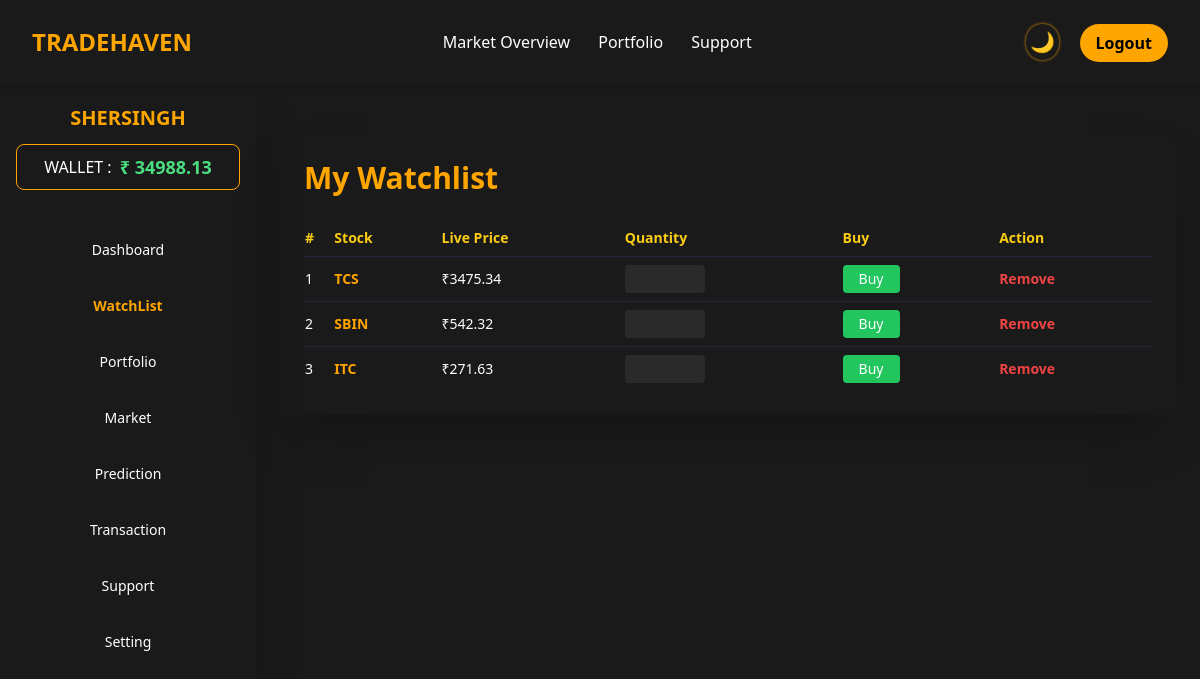
The app's page /watchlist (signed in) with its own data.
### tables this page shows
CREATE TABLE users (
        id INTEGER PRIMARY KEY AUTOINCREMENT,
        name TEXT NOT NULL,
        email TEXT UNIQUE NOT NULL,
        password TEXT NOT NULL,
        balance REAL DEFAULT 100000
    , is_admin INTEGER DEFAULT 0, reset_code TEXT);

CREATE TABLE watchlist (
        id INTEGER PRIMARY KEY AUTOINCREMENT,
        user_id INTEGER,
        stock_symbol TEXT,
        FOREIGN KEY (user_id) REFERENCES users(id)
    );

### app.py (the view)
@app.route('/watchlist')
def watchlist():
    if 'user_id' not in session:
        return redirect('/login')
    db = get_db()
    watch = db.execute('SELECT stock_symbol FROM watchlist WHERE user_id = ?', (session['user_id'],)).fetchall()
    symbols = [row['stock_symbol'] for row in watch]
    prices = {s: round(stocks[s] * random.uniform(0.98, 1.02), 2) for s in symbols if s in stocks}
    user = db.execute('SELECT * FROM users WHERE id = ?', (session['user_id'],)).fetchone()
    return render_template('watchlist.html', watchlist=symbols, prices=prices, user=user)

### app.py (called while the page is built)
def get_db():
    conn = sqlite3.connect('database.db')
    conn.row_factory = sqlite3.Row
    return conn

### templates/watchlist.html (shortened to what this page needs)
{% extends 'base.html' %}
{% block content %}
<div class="pt-24 flex min-h-screen overflow-hidden">
  <aside
    class="w-64 h-[calc(100vh-5rem)] overflow-y-auto shadow-2xl flex flex-col justify-between py-6 px-4 fixed top-20 left-0">
    <div>
      <div class="text-center mb-6">
        <div class="text-[#FFA500] font-bold text-xl uppercase">{{ user.name }}</div>
        <div class="mt-3 mb-2 rounded-lg border border-[#FFA500] py-2 px-4 flex items-center justify-center">
          <h6>WALLET : </h6>
          <span class="text-lg font-semibold text-green-400 ps-2"> ₹ {{ '%.2f' | format(user.balance) }}</span>
        </div>
      </div>
      <nav class="space-y-9 text-sm">
        <a href="/dashboard" class="block hover:text-[#FFA500] mt-[50px] text-center">Dashboard</a>
        <a href="/watchlist" class="block text-[#FFA500] font-bold text-center">WatchList</a>
        <a href="/portfolio" class="block hover:text-[#FFA500] text-center">Portfolio</a>
        <a href="/market" class="block hover:text-[#FFA500] text-center">Market</a>
        <a href="/prediction" class="block hover:text-[#FFA500] text-center">Prediction</a>
        <a href="/transactions" class="block hover:text-[#FFA500] text-center">Transaction</a>
        <a href="/support" class="block hover:text-[#FFA500] text-center">Support</a>
        <a href="/settings" class="block hover:text-[#FFA500] text-center">Setting</a>
      </nav>
    </div>
  </aside>
  <main
    class="flex-1 ml-64 mt-[-80px] p-6 space-y-6 h-[calc(100%-6rem)] scrollbar-thin scrollbar-thumb-gray-700 scrollbar-track-gray-900">
    <div class="shadow-2xl p-6 rounded-lg shadow">
      <h1 class="text-3xl font-bold text-[#FFA500] mb-6">My Watchlist</h1>
      <div class="overflow-x-auto">
        <table class="w-full text-sm text-left border-collapse">
          <thead class="text-yellow-400 border-b border-gray-700">
            <tr>
              <th class="py-2">#</th>
              <th>Stock</th>
              <th>Live Price</th>
              <th>Quantity</th>
              <th>Buy</th>
              <th>Action</th>
            </tr>
          </thead>
          <tbody>
            {% for symbol in watchlist %}
            <tr class="border-t border-gray-800 ">
              <td class="py-3">{{ loop.index }}</td>
              <td class="text-[#FFA500] font-semibold">{{ symbol }}</td>
              <td>₹{{ '%.2f' | format(prices[symbol]) }}</td>
              <td>
                <form action="/buy/{{ symbol }}" method="POST" class="flex items-center gap-2">
                  <input
                    type="number"
                    name="quantity"
                    min="1"
                    required
                    class="w-20 px-2 py-1 rounded bg-[#2a2a2a] text-white"
                    oninput="this.value = this.value.replace(/[^0-9]/g, '')"
                    onkeydown="return event.keyCode !== 69 && event.keyCode !== 189 && event.keyCode !== 190;"
                    onblur="if (this.value === '' || this.value < 1) this.value = 1;"
                  >
              </td>
              <td>
                <button type="submit" class="bg-green-500 hover:bg-green-600 text-sm px-4 py-1 rounded">Buy</button>
              </td>
              <td>
                <a href="/remove_watchlist/{{ symbol }}" class="text-red-500 hover:text-red-600 font-semibold">Remove</a>
              </td>
            </tr>
            {% else %}
            <tr>
              <td colspan="6" class="py-4 text-center text-gray-400">Your watchlist is empty.</td>
            </tr>
            {% endfor %}
          </tbody>
        </table>
      </div>
    </div>
  </main>
</div>
{% endblock %}

### templates/base.html (style rules this page uses)
:root[data-theme='dark'] { --bg-main: #111; --bg-secondary: #1a1a1a; --text-main: #ffffff; --border: #333; --accent-green: #22c55e; --accent-red: #ef4444; --accent-yellow: #eab308; --accent-orange: #fb923c; }
html, body { background: var(--bg-main); color: var(--text-main); }
.theme-bg { background: var(--bg-secondary); }
.theme-text { color: var(--text-main); }

### records on screen
users: name "SHERSINGH", balance "34988.13"
watchlist: stock_symbol "TCS", stock_symbol "3475.34"
watchlist: stock_symbol "SBIN", stock_symbol "542.32"
watchlist: stock_symbol "ITC", stock_symbol "271.63"
